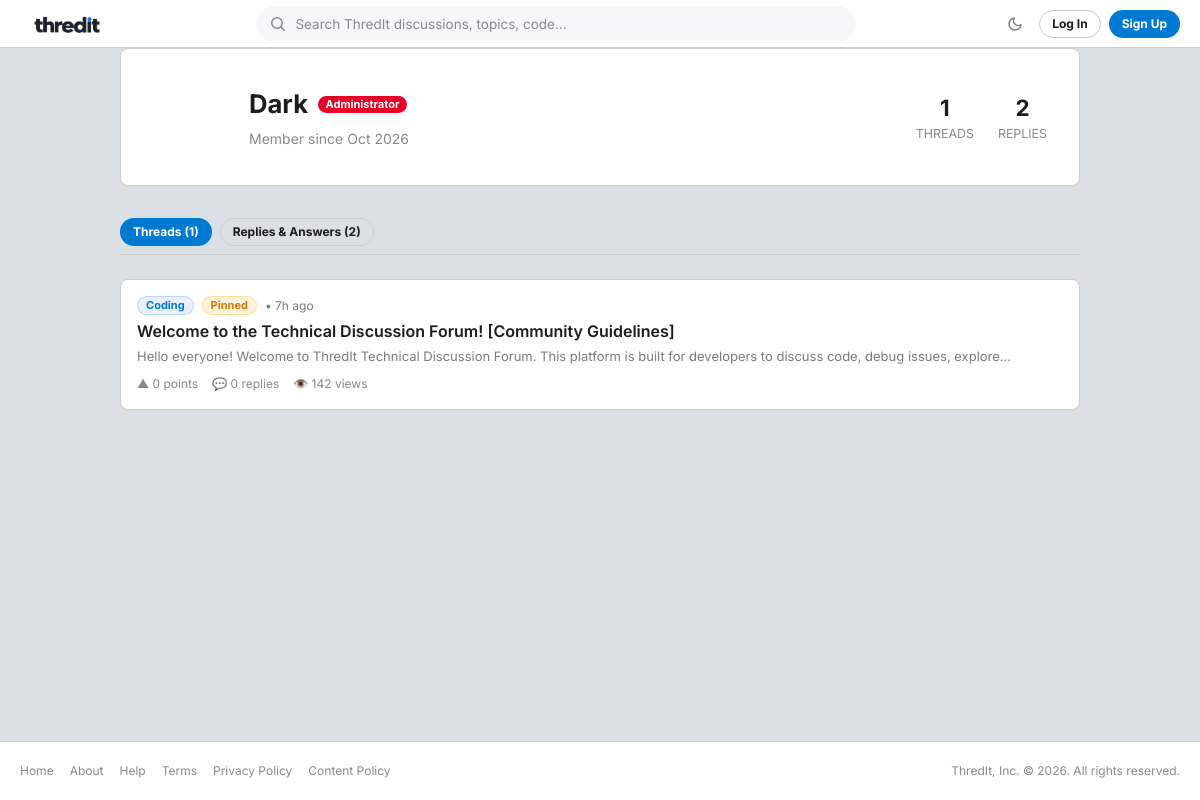
The app's page /public/profile.php?id=1 with its own data.
### tables this page shows
CREATE TABLE IF NOT EXISTS `users` (
    `id` INT UNSIGNED NOT NULL AUTO_INCREMENT,
    `name` VARCHAR(100) NOT NULL,
    `email` VARCHAR(191) NOT NULL,
    `password_hash` VARCHAR(255) NOT NULL,
    `role` ENUM('user', 'moderator', 'admin') NOT NULL DEFAULT 'user',
    `is_banned` TINYINT(1) NOT NULL DEFAULT 0,
    `created_at` DATETIME NOT NULL DEFAULT CURRENT_TIMESTAMP,
    PRIMARY KEY (`id`),
    UNIQUE KEY `uq_users_email` (`email`),
    INDEX `idx_users_role` (`role`),
    INDEX `idx_users_banned` (`is_banned`)
);

CREATE TABLE IF NOT EXISTS `threads` (
    `id` INT UNSIGNED NOT NULL AUTO_INCREMENT,
    `category_id` INT UNSIGNED NOT NULL,
    `user_id` INT UNSIGNED NOT NULL,
    `title` VARCHAR(255) NOT NULL,
    `body` MEDIUMTEXT NOT NULL,
    `is_pinned` TINYINT(1) NOT NULL DEFAULT 0,
    `is_locked` TINYINT(1) NOT NULL DEFAULT 0,
    `views` INT UNSIGNED NOT NULL DEFAULT 0,
    `created_at` DATETIME NOT NULL DEFAULT CURRENT_TIMESTAMP,
    PRIMARY KEY (`id`),
    INDEX `idx_threads_category` (`category_id`),
    INDEX `idx_threads_user` (`user_id`),
    INDEX `idx_threads_pinned_created` (`is_pinned`, `created_at` DESC),
    CONSTRAINT `fk_threads_category` FOREIGN KEY (`category_id`) REFERENCES `categories` (`id`) ON DELETE CASCADE,
    CONSTRAINT `fk_threads_user` FOREIGN KEY (`user_id`) REFERENCES `users` (`id`) ON DELETE CASCADE
);

CREATE TABLE IF NOT EXISTS `categories` (
    `id` INT UNSIGNED NOT NULL AUTO_INCREMENT,
    `name` VARCHAR(100) NOT NULL,
    `description` TEXT NOT NULL,
    PRIMARY KEY (`id`),
    UNIQUE KEY `uq_categories_name` (`name`)
);

### includes/functions.php (called while the page is built, shortened)
<?php
if (!function_exists('get_base_url')) {
    function get_base_url(): string
    {
        $protocol = (!empty($_SERVER['HTTPS']) && $_SERVER['HTTPS'] !== 'off') ? 'https://' : 'http://';
        $host = $_SERVER['HTTP_HOST'] ?? 'localhost';
        $scriptPath = str_replace('\\', '/', $_SERVER['SCRIPT_NAME'] ?? '');
        $scriptDir = dirname($scriptPath);
        $baseFolder = preg_replace('#/(public|admin|includes|api)$#i', '', $scriptDir);
        return rtrim($protocol . $host . $baseFolder, '/');
    }
}
if (!function_exists('url')) {
    function url(string $path = ''): string
    {
        $base = get_base_url();
        $trimmedPath = ltrim($path, '/');
        return $trimmedPath === '' ? $base : $base . '/' . $trimmedPath;
    }
}
if (!function_exists('e')) {
    function e(mixed $string): string
    {
        return htmlspecialchars((string) ($string ?? ''), ENT_QUOTES, 'UTF-8');
    }
}
if (!function_exists('time_ago')) {
    function time_ago(string $datetime): string
    {
        $timestamp = strtotime($datetime);
        $difference = time() - $timestamp;
        if ($difference < 86400) {
            $hours = floor($difference / 3600);
            return $hours . 'h ago';
        }
        return date('M j, Y', $timestamp);
    }
}
if (!function_exists('truncate')) {
    function truncate(string $text, int $length = 150): string
    {
        $text = strip_tags($text);
        return mb_substr($text, 0, $length, 'UTF-8') . '...';
    }
}

### public/profile.php (the view, shortened to what this page needs)
<?php
require_once __DIR__ . '/../includes/functions.php';
$pdo = get_db_connection();
$currentUserId = current_user_id();
$profileId = (int) ($_GET['id'] ?? $currentUserId ?? 0);
$uStmt = $pdo->prepare("SELECT id, name, email, role, is_banned, created_at FROM users WHERE id = :id LIMIT 1");
$uStmt->execute([':id' => $profileId]);
$profileUser = $uStmt->fetch();
require_once __DIR__ . '/../includes/header.php';
$threadStmt = $pdo->prepare("SELECT t.*, c.name AS category_name,
                                    COUNT(DISTINCT r.id) AS reply_count,
                                    COALESCE(SUM(v.value), 0) AS vote_score
                             FROM threads t
                             INNER JOIN categories c ON t.category_id = c.id
                             LEFT JOIN replies r ON t.id = r.thread_id
                             LEFT JOIN votes v ON v.target_type = 'thread' AND v.target_id = t.id
                             WHERE t.user_id = :uid
                             GROUP BY t.id, c.id, c.name
                             ORDER BY t.created_at DESC");
$threadStmt->execute([':uid' => $profileId]);
$userThreads = $threadStmt->fetchAll();
$replyStmt = $pdo->prepare("SELECT r.*, t.title AS thread_title, t.id AS parent_thread_id,
                                   COALESCE(SUM(v.value), 0) AS vote_score
                            FROM replies r
                            INNER JOIN threads t ON r.thread_id = t.id
                            LEFT JOIN votes v ON v.target_type = 'reply' AND v.target_id = r.id
                            WHERE r.user_id = :uid
                            GROUP BY r.id, t.id, t.title
                            ORDER BY r.created_at DESC");
$replyStmt->execute([':uid' => $profileId]);
$userReplies = $replyStmt->fetchAll();
$tab = $_GET['tab'] ?? 'threads';
?>
<div style="max-width: 960px; margin: 0 auto;">
    <div class="card" style="padding: 2rem; margin-bottom: 2rem;">
        <div style="display: flex; align-items: center; gap: 1.5rem; flex-wrap: wrap;">
            <div style="width: 72px; height: 72px; border-radius: var(--radius-full); background: linear-gradient(135deg, var(--primary), #8b5cf6); color:#fff; display:flex; align-items:center; justify-content:center; font-size:2rem; font-weight:bold;">
            </div>
            <div style="flex: 1; min-width: 220px;">
                <div style="display: flex; align-items: center; gap: 0.6rem; flex-wrap: wrap; margin-bottom: 0.25rem;">
                    <h1 style="font-size: 1.6rem; font-weight: 700;"><?= e($profileUser['name']) ?></h1>
                    <?php if ($profileUser['role'] === 'admin'): ?>
                        <span class="badge badge-role badge-role-admin">Administrator</span>
                    <?php elseif ($profileUser['role'] === 'moderator'): ?>
                        <span class="badge badge-role badge-role-mod">Moderator</span>
                    <?php else: ?>
                        <span class="badge badge-role badge-role-user">Member</span>
                    <?php endif; ?>
                </div>
                <div style="color: var(--text-muted); font-size: 0.875rem;">
                    <span>Member since <?= date('M Y', strtotime($profileUser['created_at'])) ?></span>
                </div>
            </div>
            <div style="display: flex; gap: 1.5rem;">
                <div style="text-align: center;">
                    <div style="font-size: 1.4rem; font-weight: 700; color: var(--primary);"><?= count($userThreads) ?></div>
                    <div style="font-size: 0.775rem; color: var(--text-muted); text-transform: uppercase;">Threads</div>
                </div>
                <div style="text-align: center;">
                    <div style="font-size: 1.4rem; font-weight: 700; color: var(--primary);"><?= count($userReplies) ?></div>
                    <div style="font-size: 0.775rem; color: var(--text-muted); text-transform: uppercase;">Replies</div>
                </div>
            </div>
        </div>
    </div>
    <div style="display: flex; gap: 0.5rem; margin-bottom: 1.5rem; border-bottom: 1px solid var(--border-color); padding-bottom: 0.5rem;">
        <a href="<?= url('public/profile.php?id=' . $profileId . '&tab=threads') ?>" class="btn btn-sm <?= $tab === 'threads' ? 'btn-primary' : 'btn-secondary' ?>">
            Threads (<?= count($userThreads) ?>)
        </a>
        <a href="<?= url('public/profile.php?id=' . $profileId . '&tab=replies') ?>" class="btn btn-sm <?= $tab === 'replies' ? 'btn-primary' : 'btn-secondary' ?>">
            Replies &amp; Answers (<?= count($userReplies) ?>)
        </a>
    </div>
    <?php if ($tab === 'threads'): ?>
        <?php if (empty($userThreads)): ?>
            <div class="card empty-state">
                <div class="empty-state-icon">📝</div>
                <div class="empty-state-title">No threads created yet</div>
                <p style="font-size: 0.875rem;">This user has not created any technical discussions yet.</p>
            </div>
        <?php else: ?>
            <?php foreach ($userThreads as $t): ?>
                <article class="card thread-card" style="padding: 1rem;">
                    <div class="thread-content">
                        <div class="thread-meta">
                            <span class="badge badge-category"><?= e($t['category_name']) ?></span>
                            <?php if ($t['is_pinned']): ?><span class="badge badge-pinned">Pinned</span><?php endif; ?>
                            <span>• <?= time_ago($t['created_at']) ?></span>
                        </div>
                        <h2 class="thread-title">
                            <a href="<?= url('public/thread.php?id=' . $t['id']) ?>">
                                <?= e($t['title']) ?>
                            </a>
                        </h2>
                        <p class="thread-snippet">
                            <?= e(truncate($t['body'], 140)) ?>
                        </p>
                        <div class="thread-footer">
                            <span class="footer-stat">▲ <?= (int) $t['vote_score'] ?> points</span>
                            <span class="footer-stat">💬 <?= (int) $t['reply_count'] ?> replies</span>
                            <span class="footer-stat">👁️ <?= (int) $t['views'] ?> views</span>
                        </div>
                    </div>
                </article>
            <?php endforeach; ?>
        <?php endif; ?>
    <?php endif; ?>
</div>
<?php require_once __DIR__ . '/../includes/footer.php'; ?>

### assets/css/style.css (style rules this page uses)
:root { --bg-body: #DAE0E6; --bg-surface: #FFFFFF; --bg-surface-hover: #F8F9FA; --bg-input: #F6F7F8; --bg-sidebar: #FFFFFF; --bg-chip: #EAEDEF; --bg-code: #F6F8FA; --border-color: #CCCCCC; --border-subtle: #EDEFF1; --border-hover: #898989; --text-primary: #1C1C1C; --text-secondary: #787C7E; --text-muted: #878A8C; --brand-primary: #0079D3; --brand-primary-hover: #005fa3; --brand-accent: #0284c7; --brand-pill-bg: #E8F0FE; --vote-up: #0284C7; --vote-up-bg: rgba(2, 132, 199, 0.1); --vote-down: #7193FF; --vote-down-bg: rgba(113, 147, 255, 0.1); --state-success: #46D160; --state-danger: #EA0027; --state-warning: #FFB000; --font-stack: "Inter", -apple-system, BlinkMacSystemFont, "Segoe UI", Roboto, "Helvetica Neue", Arial, sans-serif; --font-mono: "JetBrains Mono", Consolas, "SF Mono", monospace; --radius-sm: 4px; --radius-md: 6px; --radius-card: 8px; --radius-pill: 9999px; --shadow-card: 0 1px 3px rgba(0, 0, 0, 0.05); --shadow-dropdown: 0 4px 16px rgba(0, 0, 0, 0.15); --avatar-bg: #EAEDEF; --avatar-border: #D3D6DA; --avatar-color: var(--brand-primary); }
*, *::before, *::after { box-sizing: border-box; margin: 0; padding: 0; }
html { scroll-behavior: smooth; -webkit-font-smoothing: antialiased; -moz-osx-font-smoothing: grayscale; }
body { background-color: var(--bg-body); color: var(--text-primary); font-family: var(--font-stack); font-size: 14px; line-height: 1.5; min-height: 100vh; display: flex; flex-direction: column; }
a { color: inherit; text-decoration: none; }
.btn { display: inline-flex; align-items: center; justify-content: center; gap: 6px; padding: 6px 16px; font-size: 13px; font-weight: 700; border-radius: var(--radius-pill); border: 1px solid transparent; cursor: pointer; text-decoration: none; white-space: nowrap; transition: all 0.15s ease; user-select: none; height: 32px; }
.btn-sm { height: 28px; padding: 4px 12px; font-size: 12px; }
.btn-primary { background: var(--brand-primary); color: #ffffff !important; }
.btn-secondary { background: transparent; border-color: var(--border-color); color: var(--text-primary); }
.card { background: var(--bg-surface); border: 1px solid var(--border-color); border-radius: var(--radius-card); transition: border-color 0.15s ease; }
.badge { display: inline-flex; align-items: center; gap: 3px; padding: 1px 6px; font-size: 11px; font-weight: 700; border-radius: var(--radius-sm); text-decoration: none; line-height: 16px; }
.badge-role-admin { background: #DC2626; color: #ffffff; }
.badge-pinned { background: #FEF3C7; color: #B45309; }
.badge-category { background: var(--brand-pill-bg); color: var(--brand-primary); }
.badge { display: inline-flex; align-items: center; gap: 4px; padding: 3px 8px; border-radius: var(--radius-pill); font-size: 11px; font-weight: 700; line-height: 1; white-space: nowrap; }
.badge-role-admin { background: #EA0027; color: #ffffff !important; }
.badge-category { background: var(--brand-pill-bg); color: var(--brand-primary) !important; border: 1px solid rgba(0, 121, 211, 0.2); }
.badge-pinned { background: rgba(255, 176, 0, 0.15); color: #D97706 !important; border: 1px solid rgba(255, 176, 0, 0.3); }
.thread-card { display: flex; padding: 10px 14px; background: var(--bg-surface); border: 1px solid var(--border-color); border-radius: var(--radius-card); gap: 14px; margin-bottom: 10px; }
.thread-content { flex: 1; min-width: 0; }
.thread-meta { display: flex; align-items: center; gap: 8px; font-size: 12px; color: var(--text-secondary); margin-bottom: 4px; }
.thread-title { font-size: 16px; font-weight: 600; margin-bottom: 4px; }
.thread-snippet { font-size: 13px; color: var(--text-secondary); margin-bottom: 8px; }
.thread-footer { display: flex; gap: 14px; font-size: 12px; color: var(--text-muted); }
.footer-stat { display: inline-flex; align-items: center; gap: 4px; }

### records on screen
users: name "Dark", created_at "Oct 2026"
threads: category.name "Coding", is_pinned "Pinned", created_at "7h ago", title "Welcome to the Technical Discussion Forum! [Community Guidelines]", body "Hello everyone! Welcome to ThredIt Technical Discussion Forum. This platform is built for developers to discuss code, debug issues, explore...", vote_score "0", reply_count "0", views "142"

### other values on screen
count($userThreads) "1"
count($userReplies) "2"
